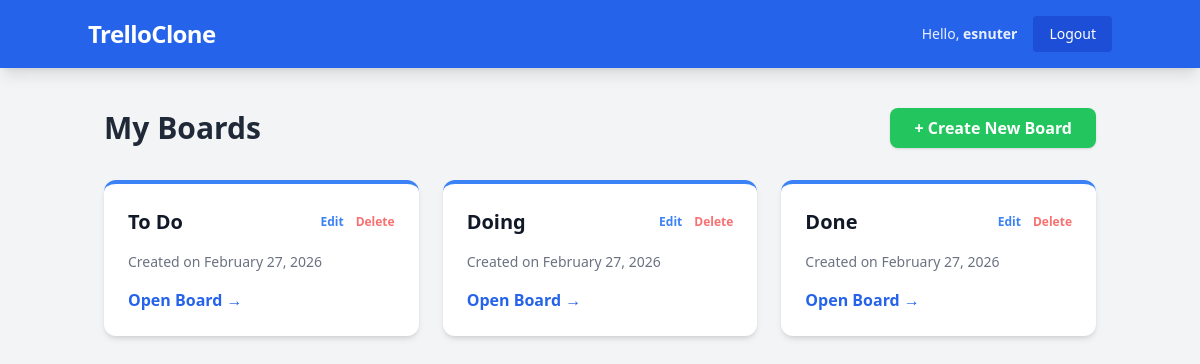
The app's page / (signed in) with its own data.
### boards/models.py (models this page shows, shortened)
class Board(models.Model):
    title = models.CharField(max_length=100)
    slug = models.SlugField(unique=True, blank=True)
    owner = models.ForeignKey(User, on_delete=models.CASCADE, related_name='boards')
    created_at = models.DateTimeField(auto_now_add=True)

### boards/views.py (the view)
# urls.py: path('', views.board_list, name='board_list'),
@login_required
def board_list(request):
    boards = Board.objects.filter(owner=request.user)
    return render(request, 'boards/board_list.html', {'boards': boards})

### boards/templates/boards/board_list.html (shortened to what this page needs)
{% extends 'base.html' %}
{% block content %}
<div class="flex justify-between items-center mb-8">
    <h1 class="text-3xl font-extrabold text-gray-800">My Boards</h1>
    <a href="{% url 'create_board' %}" class="bg-green-500 hover:bg-green-600 text-white font-bold py-2 px-6 rounded-lg shadow transition">
        + Create New Board
    </a>
</div>
<div class="grid grid-cols-1 md:grid-cols-2 lg:grid-cols-3 gap-6">
    {% for board in boards %}
    <div class="bg-white rounded-xl shadow-md overflow-hidden hover:shadow-xl transition-shadow duration-300 border-t-4 border-blue-500">
        <div class="p-6">
            <div class="flex justify-between items-center mb-4">
                <h2 class="text-xl font-bold text-gray-900 truncate pr-4">
                    {{ board.title }}
                </h2>
                <div class="flex space-x-3 items-center flex-shrink-0">
                    <a href="{% url 'edit_board' board.slug %}" class="text-blue-500 hover:text-blue-700 text-xs font-semibold">
                        Edit
                    </a>
                    <form method="POST" action="{% url 'delete_board' board.slug %}" onsubmit="return confirm('Are you sure?');" class="flex items-center">
                        <button type="submit" class="text-red-400 hover:text-red-600 text-xs font-semibold">
                            Delete
                        </button>
                    </form>
                </div>
            </div>
            <p class="text-gray-500 text-sm mb-4">Created on {{ board.created_at|date:"F j, Y" }}</p>
            <a href="{% url 'board_detail' board.slug %}" class="inline-block text-blue-600 font-semibold hover:text-blue-800 transition">
                Open Board &rarr;
            </a>
        </div>
    </div>
    {% empty %}
    <div class="col-span-full bg-white p-10 rounded-xl shadow text-center">
        <p class="text-gray-600 text-lg">No boards available yet. Create your first one to get started!</p>
    </div>
    {% endfor %}
</div>
{% endblock %}

### boards/templates/base.html (shortened to what this page needs)
<!DOCTYPE html>
<html lang="en">
<head>
    <script src="https://cdn.tailwindcss.com"></script>
</head>
<body class="bg-gray-100 font-sans leading-normal tracking-normal">
    <nav class="bg-blue-600 p-4 shadow-lg">
        <div class="container mx-auto flex justify-between items-center text-white">
            <a href="{% url 'board_list' %}" class="text-2xl font-bold tracking-tight">TrelloClone</a>
            <div class="flex items-center space-x-4">
                {% if user.is_authenticated %}
                    <span class="text-sm opacity-90">Hello, <strong>{{ user.username }}</strong></span>
                    <form method="POST" action="{% url 'logout' %}">
                        <button type="submit" class="bg-blue-700 hover:bg-blue-800 px-4 py-2 rounded text-sm transition">Logout</button>
                    </form>
                {% else %}
                    <a href="{% url 'login' %}" class="text-white font-semibold hover:underline mr-4">Login</a>
                    <a href="{% url 'signup' %}" class="bg-white text-blue-600 font-bold px-4 py-2 rounded-lg shadow hover:bg-gray-100 transition">Sign Up</a>
                {% endif %}
            </div>
        </div>
    </nav>
    <main class="container mx-auto mt-10 px-4">
        {% block content %}
        {% endblock %}
    </main>
</body>
</html>

### records on screen
Board: title "To Do", created_at "February 27, 2026"
Board: title "Doing", created_at "February 27, 2026"
Board: title "Done", created_at "February 27, 2026"

### other values on screen
{{ user.username }} "esnuter"
